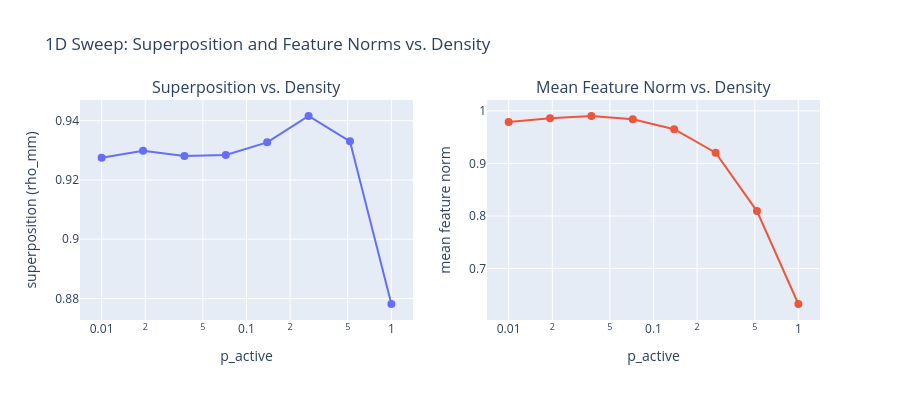

This figure's notebook cell:
### Code cell
fig_1d = make_subplots(
    rows=1,
    cols=2,
    subplot_titles=["Superposition vs. Density", "Mean Feature Norm vs. Density"],
)

p_vals = p_active_values.numpy()

fig_1d.add_trace(
    go.Scatter(
        x=p_vals,
        y=superposition_values,
        mode="lines+markers",
        name="superposition",
        marker=dict(size=8),
    ),
    row=1,
    col=1,
)
fig_1d.add_trace(
    go.Scatter(
        x=p_vals,
        y=mean_feature_norm_values,
        mode="lines+markers",
        name="mean ||w_i||",
        marker=dict(size=8),
    ),
    row=1,
    col=2,
)

fig_1d.update_xaxes(type="log", title_text="p_active", row=1, col=1)
fig_1d.update_xaxes(type="log", title_text="p_active", row=1, col=2)
fig_1d.update_yaxes(title_text="superposition (rho_mm)", row=1, col=1)
fig_1d.update_yaxes(title_text="mean feature norm", row=1, col=2)
fig_1d.update_layout(
    title_text="1D Sweep: Superposition and Feature Norms vs. Density",
    height=400,
    width=900,
    showlegend=False,
)
fig_1d.show()


# ============================================================================
# Part 2: 2D Sweep -- Phase Diagram (Density x Correlation)
# ============================================================================

### Figure 1 — Plotly figure (JSON) as saved in the notebook; plotly's stock layout.template omitted (floating-point values rounded to 4 significant figures)
{"data": [{"marker": {"size": 8}, "mode": "lines+markers", "name": "superposition", "type": "scatter", "x": [0.01, 0.01931, 0.03728, 0.07197, 0.1389, 0.2683, 0.5179, 1.0], "xaxis": "x", "y": [0.9275, 0.9299, 0.9281, 0.9285, 0.9327, 0.9416, 0.933, 0.8782], "yaxis": "y"}, {"marker": {"size": 8}, "mode": "lines+markers", "name": "mean ||w_i||", "type": "scatter", "x": [0.01, 0.01931, 0.03728, 0.07197, 0.1389, 0.2683, 0.5179, 1.0], "xaxis": "x2", "y": [0.9789, 0.9862, 0.9902, 0.9841, 0.9652, 0.9205, 0.8093, 0.6325], "yaxis": "y2"}], "layout": {"annotations": [{"font": {"size": 16}, "showarrow": false, "text": "Superposition vs. Density", "x": 0.225, "xanchor": "center", "xref": "paper", "y": 1.0, "yanchor": "bottom", "yref": "paper"}, {"font": {"size": 16}, "showarrow": false, "text": "Mean Feature Norm vs. Density", "x": 0.775, "xanchor": "center", "xref": "paper", "y": 1.0, "yanchor": "bottom", "yref": "paper"}], "height": 400, "showlegend": false, "title": {"text": "1D Sweep: Superposition and Feature Norms vs. Density"}, "width": 900, "xaxis": {"anchor": "y", "domain": [0.0, 0.45], "title": {"text": "p_active"}, "type": "log"}, "xaxis2": {"anchor": "y2", "domain": [0.55, 1.0], "title": {"text": "p_active"}, "type": "log"}, "yaxis": {"anchor": "x", "domain": [0.0, 1.0], "title": {"text": "superposition (rho_mm)"}}, "yaxis2": {"anchor": "x2", "domain": [0.0, 1.0], "title": {"text": "mean feature norm"}}}}
